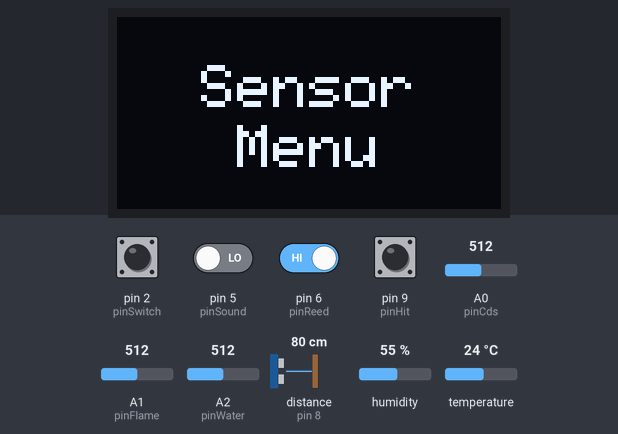
This sketch was run on a simulated Arduino Uno, built with avr-gcc and run on an emulated ATmega328P. On the bench: 128×64 one-colour display. Wiring (inferred from the names in the program): ultrasonic range finder: trigger pin 7; echo pin 8. Inputs (shaded band) come from the test bench; at power-on: pin 2 (pinSwitch), pin 6 (pinReed), pin 9 (pinHit) HIGH, pin 5 (pinSound) LOW, A0 (pinCds) = 512, A1 (pinFlame) = 512, A2 (pinWater) = 512, distance to the obstacle (sensor on pin 8) 80 cm, humidity 55 %, temperature 24 °C. The echo pulse lasts 58.3 µs per cm; what the sketch prints to the serial monitor is not drawn.

Above: at 1.2 s.
1.3 s: pin 2 (pinSwitch) pulled LOW for 0.2 s
At 1.9 s:
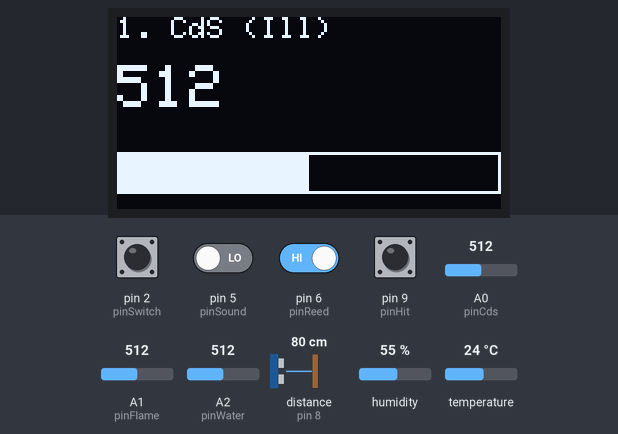
3.0 s: pin 2 (pinSwitch) pulled LOW for 1 s
At 4.3 s:
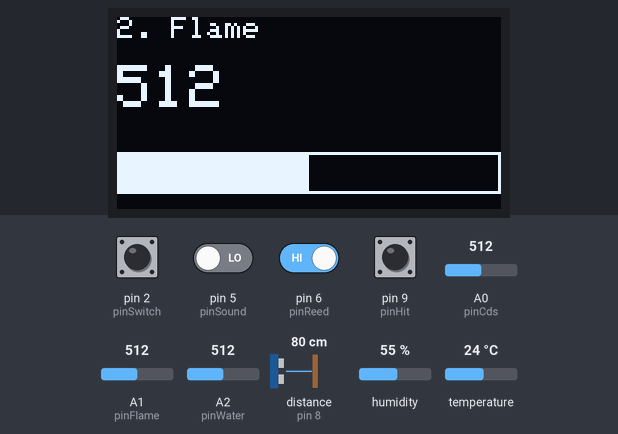
5.5 s: pin 2 (pinSwitch) pulled LOW for 0.2 s
At 6.4 s:
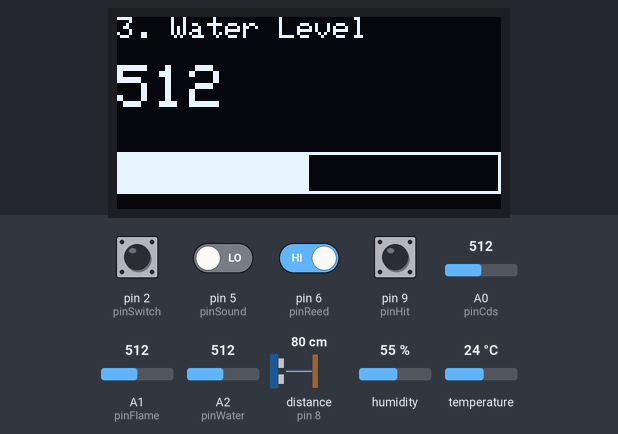
7.2 s: pin 2 (pinSwitch) pulled LOW for 0.2 s
At 7.8 s:
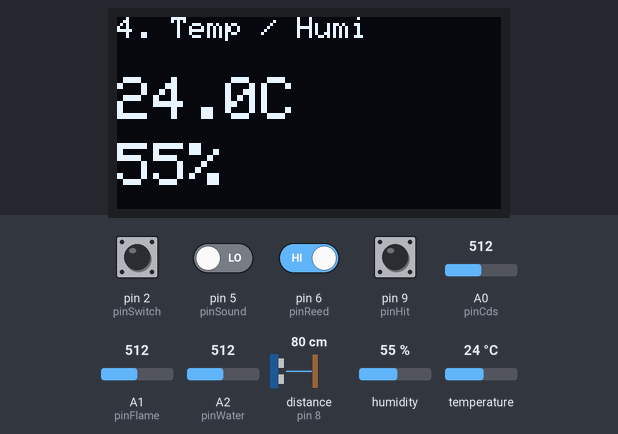
8.9 s: pin 2 (pinSwitch) pulled LOW for 1 s
At 10.3 s:
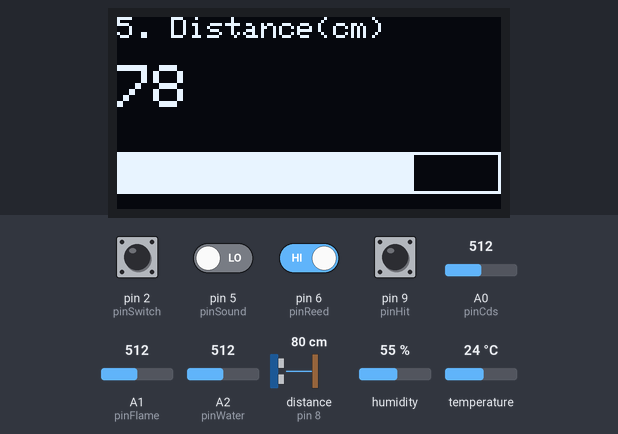
11.4 s: pin 2 (pinSwitch) pulled LOW for 0.2 s
At 12.5 s:
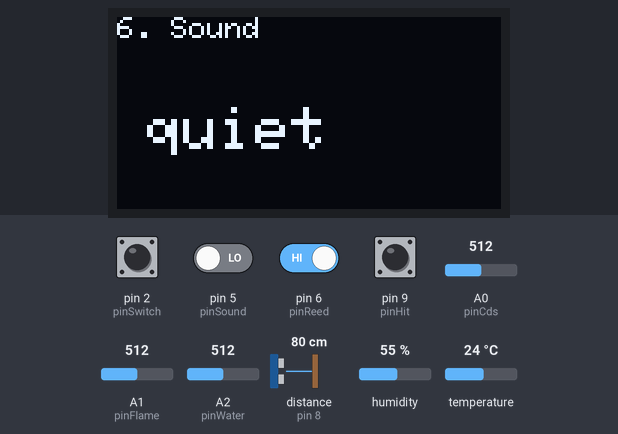
Timing chart, 0 to 14.1 s (numbered marks = the images above; inputs shaded):
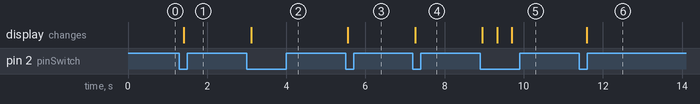

Measured:
- after the input at 1.3 s, the display: changes after 0.11 s (image 1)
- after the input at 3.0 s, the display: changes after 0.11 s (image 2)
- after the input at 5.5 s, the display: changes after 0.05 s (image 3)
- after the input at 7.2 s, the display: changes after 0.05 s (image 4)
- after the input at 8.9 s, the display: changes after 0.06 s (image 5)
- after the input at 11.4 s, the display: changes after 0.19 s (image 6)

The sketch:

Sensor.ino
```cpp
#include <Wire.h>
#include <Adafruit_GFX.h>
#include <Adafruit_SSD1306.h>
#include <DHT.h>
#include <DHT_U.h>

#define SCREEN_WIDTH 128
#define SCREEN_HEIGHT 64
#define OLED_ADDRESS 0x3C
#define DHTPIN 4
#define DHTTYPE DHT11

Adafruit_SSD1306 oled(SCREEN_WIDTH, SCREEN_HEIGHT, &Wire, -1);
DHT dht(DHTPIN, DHTTYPE);

const int pinSwitch = 2;
const int pinCds = A0;
const int pinFlame = A1;
const int pinWater = A2;
const int pinSound = 5;
const int pinReed = 6;
const int pinTrig = 7;
const int pinEcho = 8;
const int pinHit = 9;

int lastSwitchState = HIGH;
int currentPage = 0;
const int totalPages = 9;  // 0: 인트로, 1~8: 센서별

// ── 최신 센서값을 저장해두는 전역 변수 (화면 갱신용) ──
int cdsValue, flameValue, waterValue, soundValue, reedValue, hitValue;
long distance;
float temp, hum;

void setup() {
  Serial.begin(115200);

  pinMode(pinSwitch, INPUT_PULLUP);
  pinMode(pinSound, INPUT);
  pinMode(pinReed, INPUT_PULLUP);
  pinMode(pinTrig, OUTPUT);
  pinMode(pinEcho, INPUT);
  pinMode(pinHit, INPUT_PULLUP);

  dht.begin();
  oled.begin(SSD1306_SWITCHCAPVCC, OLED_ADDRESS);
  renderPage();
}

long readDistanceCm() {
  digitalWrite(pinTrig, LOW);
  delayMicroseconds(2);
  digitalWrite(pinTrig, HIGH);
  delayMicroseconds(10);
  digitalWrite(pinTrig, LOW);
  long duration = pulseIn(pinEcho, HIGH, 30000);
  return duration * 0.034 / 2;
}

void readAllSensors() {
  cdsValue = analogRead(pinCds);
  flameValue = analogRead(pinFlame);
  waterValue = analogRead(pinWater);
  soundValue = digitalRead(pinSound);
  reedValue = digitalRead(pinReed);
  hitValue = digitalRead(pinHit);
  distance = readDistanceCm();
  temp = dht.readTemperature();
  hum = dht.readHumidity();
}

void drawBar(const char* label, int value, int minV, int maxV) {
  oled.setTextSize(1);
  oled.setCursor(0, 0);
  oled.print(label);

  oled.setTextSize(2);
  oled.setCursor(0, 16);
  oled.print(value);

  int barWidth = map(constrain(value, minV, maxV), minV, maxV, 0, 128);
  oled.drawRect(0, 45, 128, 14, SSD1306_WHITE);
  oled.fillRect(0, 45, barWidth, 14, SSD1306_WHITE);
}

void drawStatus(const char* label, bool active, const char* onText, const char* offText) {
  oled.setTextSize(1);
  oled.setCursor(0, 0);
  oled.print(label);

  oled.setTextSize(2);
  oled.setCursor(10, 30);
  oled.print(active ? onText : offText);
}

void renderPage() {
  oled.clearDisplay();
  oled.setTextColor(SSD1306_WHITE);

  switch (currentPage) {
    case 0:
      oled.setTextSize(2);
      oled.setCursor(28, 16);
      oled.println("Sensor");
      oled.setCursor(40, 36);
      oled.println("Menu");
      break;
    case 1:
      drawBar("1. CdS (Ill)", cdsValue, 0, 1023);
      break;
    case 2:
      drawBar("2. Flame", flameValue, 0, 1023);
      break;
    case 3:
      drawBar("3. Water Level", waterValue, 0, 1023);
      break;
    case 4:
      oled.setTextSize(1);
      oled.setCursor(0, 0);
      oled.print("4. Temp / Humi");
      if (isnan(temp) || isnan(hum)) {
        oled.setCursor(0, 30);
        oled.print("Read Error");
      } else {
        oled.setTextSize(2);
        oled.setCursor(0, 20);
        oled.print(temp, 1);
        oled.print("C");
        oled.setCursor(0, 42);
        oled.print(hum, 0);
        oled.print("%");
      }
      break;
    case 5:
      drawBar("5. Distance(cm)", (int)distance, 0, 100);
      break;
    case 6:
      drawStatus("6. Sound", soundValue == HIGH, "DETECTED", "quiet");
      break;
    case 7:
      drawStatus("7. Door/Reed", reedValue == HIGH, "OPEN", "CLOSED");
      break;
    case 8:
      drawStatus("8. Vibration", hitValue == LOW, "HIT!", "idle");
      break;
  }

  oled.display();
}

void sendSerialData() {
  Serial.print("switch:"); Serial.print(currentPage);
  Serial.print(",cds:"); Serial.print(cdsValue);
  Serial.print(",flame:"); Serial.print(flameValue);
  Serial.print(",water:"); Serial.print(waterValue);
  Serial.print(",sound:"); Serial.print(soundValue);
  Serial.print(",reed:"); Serial.print(reedValue);
  Serial.print(",hit:"); Serial.print(hitValue);
  Serial.print(",dist:"); Serial.print(distance);

  if (isnan(temp) || isnan(hum)) {
    Serial.print(",temp:NaN,hum:NaN");
  } else {
    Serial.print(",temp:"); Serial.print(temp);
    Serial.print(",hum:"); Serial.print(hum);
  }
  Serial.println();
}

void loop() {
  // ── 스위치: 눌리는 순간만 감지해서 다음 페이지로 ──
  int switchState = digitalRead(pinSwitch);
  if (switchState == LOW && lastSwitchState == HIGH) {
    currentPage = (currentPage + 1) % totalPages;
  }
  lastSwitchState = switchState;

  // ── 센서는 항상 수집 (화면 상태와 무관) ──
  readAllSensors();
  renderPage();
  sendSerialData();

  delay(150);
}
```
